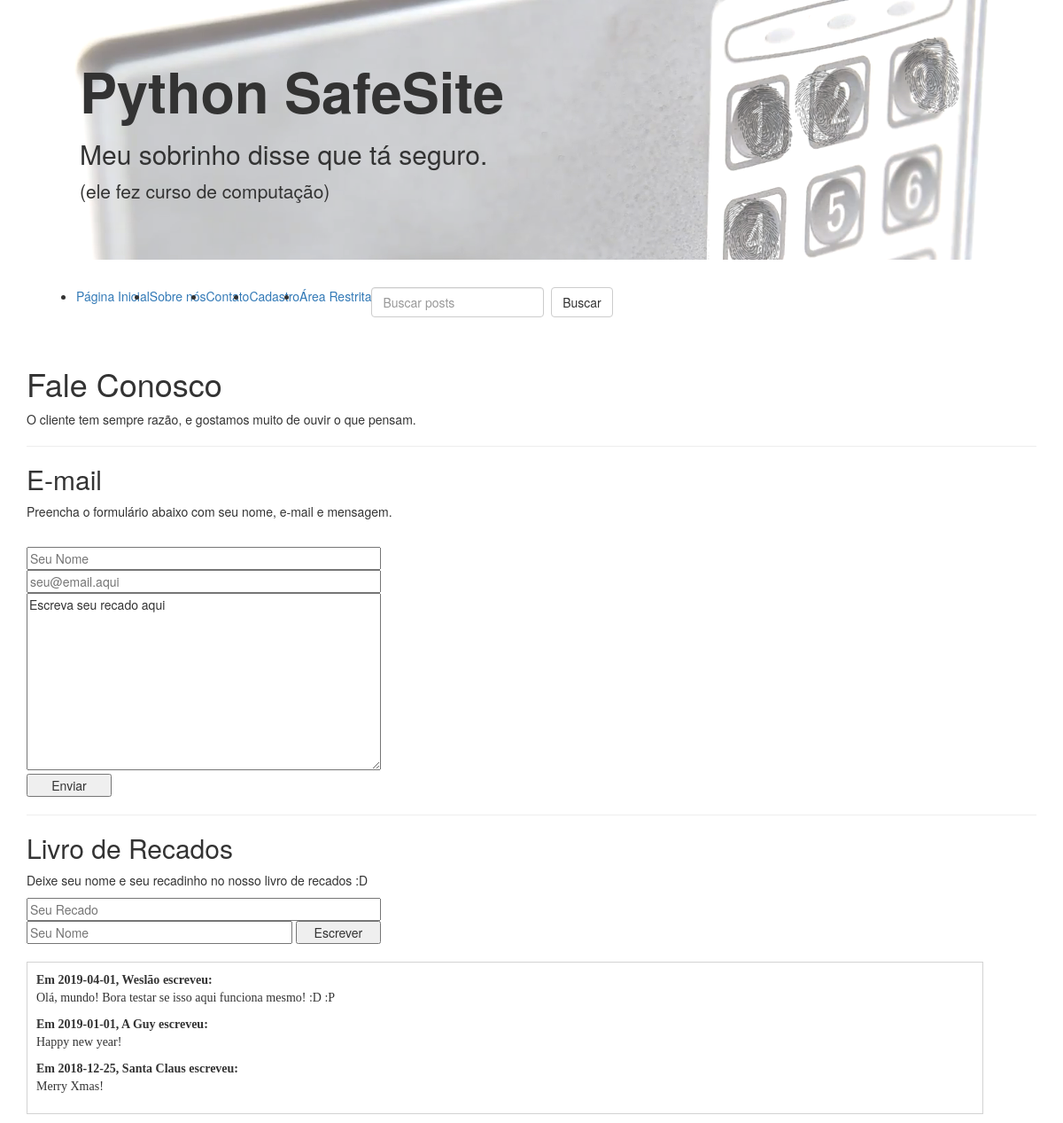
The app's page /contact with its own data.
### tables this page shows
CREATE TABLE `book` (
	`sign_date`	TEXT,
	`name`	TEXT,
	`message`	TEXT
);

### app.py (the view)
@app.route('/contact', methods=['GET'])
def get_contact():
    messages = f'SELECT * FROM book ORDER BY sign_date DESC;'
    res = query(messages)
    print(res)
    return f.render_template('contact.html', items=res)

### app.py (called while the page is built)
def query(text):
    conn = engine.connect()
    res = conn.execute(text)
    res = res.fetchall()
    return res

### templates/contact.html (shortened to what this page needs)
{% extends 'header.html' %}
{% block content %}
<div class="container">
    <h1>Fale Conosco</h1>
    O cliente tem sempre razão, e gostamos muito de ouvir o que pensam.
    <hr>
    <h2>E-mail</h2>
    <p>Preencha o formulário abaixo com seu nome, e-mail e mensagem.</p>
    <div style="color: darkred; font-weight: bold" id="msgbox"></div><br>
    <form id="mailform" onsubmit="event.preventDefault();">
        <input type="text" id="mname" style="width: 400px;" placeholder="Seu Nome"><br>
        <input type="text" name="email" style="width: 400px;" placeholder="seu@email.aqui"><br>
        <textarea cols="30" rows="10" name="message"
        style="width: 400px; height: 200px;">Escreva seu recado aqui</textarea><br>
        <button type="submit" style="width: 96px;" onclick="thanks();">Enviar</button>
    </form>
    <hr>
    <h2>Livro de Recados</h2>
    <p>Deixe seu nome e seu recadinho no nosso livro de recados :D</p>
    <form method="POST" action="">
        <input type="text" name="message" style="width: 400px;" placeholder="Seu Recado"><br>
        <input type="text" name="name" style="width: 300px;" placeholder="Seu Nome">
        <button type="submit" style="width: 96px;">Escrever</button>
    </form>
    <br>
    <ul class="messages">
        {% for i in items %}
        <li>
            <strong>Em {{ i[0][0:4] }}-{{ i[0][4:6:] }}-{{ i[0][6:8] }}, {{ i[1] }} escreveu:</strong>
            <p>{{ i[2] }}</p>
        </li>
        {% endfor %}
    </ul>
</div>
{% endblock %}

### templates/header.html (shortened to what this page needs)
{% extends 'bootstrap/base.html' %}
{% block styles %}
{{super()}}
<link rel="stylesheet" href="{{url_for('static', filename='css/main.css')}}">
{% endblock %}
{% block navbar %}
<div class="container">
    <div class="jumbotron" style="background-image: url('/static/images/jumbotron_bg.png')">
        <h1 style="font-weight: bolder">Python SafeSite</h1>
        <h2>Meu sobrinho disse que tá seguro.</h2>
        <p>(ele fez curso de computação)</p>
    </div>
    <nav class="navbar navbar-expand-lg navbar-light bg-light">
        <div class="collapse navbar-collapse" id="navbarText">
            <ul class="navbar-nav mr-auto">
                <li class="nav-item">
                    <a class="nav-link" href="/">Página Inicial</a>
                </li>
                <li class="nav-item">
                    <a class="nav-link" href="/about">Sobre nós</a>
                </li>
                <li class="nav-item">
                    <a class="nav-link" href="/contact">Contato</a>
                </li>
                <li class="nav-item">
                    <a class="nav-link" href="/signup">Cadastro</a>
                </li>
                <li class="nav-item">
                    <a class="nav-link" href="/restrict">Área Restrita</a>
                </li>
            </ul>
            <form class="form-inline" method="GET" action="/search">
                <input class="form-control" name="text" type="search" placeholder="Buscar posts">&nbsp;
                <button class="btn btn-default" type="submit">Buscar</button>
            </form>
        </div>
    </nav>
</div>
{% endblock %}

### static/css/main.css (style rules this page uses)
ul.messages li { list-style: none; font-family: 'Comic Sans MS', 'Trebuchet MS'; margin-left: 0; padding-left: 0; }
ul.messages { border: solid 1px lightgray; padding: 10px; max-width: 1080px; max-height: 400px; overflow-y: scroll; }

### records on screen
book: sign_date "2019", sign_date "04", sign_date "01", name "Weslão", message "Olá, mundo! Bora testar se isso aqui funciona mesmo! :D :P"
book: sign_date "2019", sign_date "01", name "A Guy", message "Happy new year!"
book: sign_date "2018", sign_date "12", sign_date "25", name "Santa Claus", message "Merry Xmas!"
